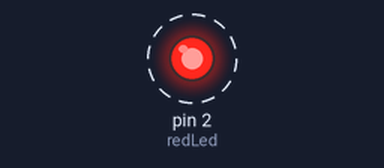
Bench run of a program on a simulated MicroPython board. On the bench: output pins drawn as LEDs (lit = HIGH). Dashed ring = blinking.

Above: at 0.2 s.
Timing chart, 0 to 3.0 s (numbered marks = the images above):
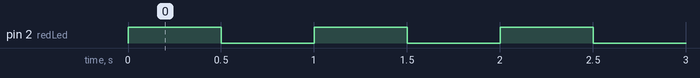

Measured:
- by itself, pin 2 (redLed): alternates HIGH for 0.50 s and LOW for 0.50 s

The program:

onboard-pi-led-flash.py
```python
import machine #library for hardware; allows us to access pins

import time #for delays

redLed = machine.Pin(2, machine.Pin.OUT) #initialize GPIO 1 as output for red LED

while (1): #infinite loop; runs until manually stopped

    redLed.toggle() #if LED is on, turn off. Else, turn on.

    time.sleep(.5) #pause for 1/2 second
```
